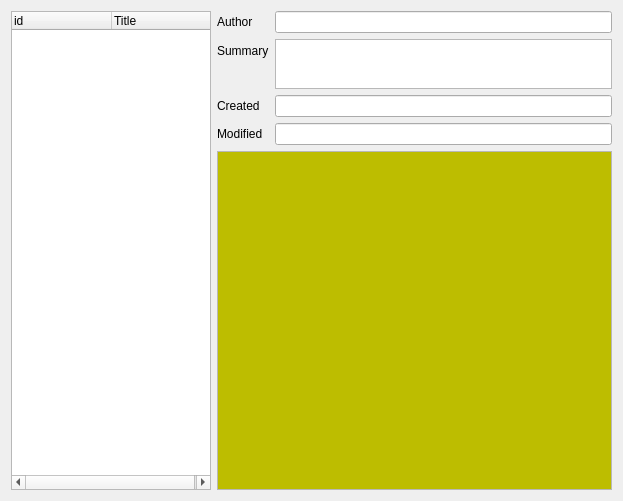
<?xml version="1.0" encoding="UTF-8"?>
<ui version="4.0">
 <class>Note</class>
 <widget class="QWidget" name="Note">
  <property name="geometry">
   <rect>
    <x>0</x>
    <y>0</y>
    <width>623</width>
    <height>501</height>
   </rect>
  </property>
  <property name="sizePolicy">
   <sizepolicy hsizetype="Preferred" vsizetype="Preferred">
    <horstretch>0</horstretch>
    <verstretch>0</verstretch>
   </sizepolicy>
  </property>
  <property name="windowTitle">
   <string>Note Browser</string>
  </property>
  <layout class="QHBoxLayout" name="horizontalLayout">
   <item>
    <widget class="QTreeWidget" name="noteTree">
     <property name="sizePolicy">
      <sizepolicy hsizetype="Preferred" vsizetype="Expanding">
       <horstretch>0</horstretch>
       <verstretch>0</verstretch>
      </sizepolicy>
     </property>
     <property name="maximumSize">
      <size>
       <width>200</width>
       <height>16777215</height>
      </size>
     </property>
     <column>
      <property name="text">
       <string>id</string>
      </property>
     </column>
     <column>
      <property name="text">
       <string>Title</string>
      </property>
     </column>
    </widget>
   </item>
   <item>
    <layout class="QVBoxLayout" name="verticalLayout" stretch="0,1">
     <item>
      <layout class="QFormLayout" name="formLayout">
       <item row="0" column="0">
        <widget class="QLabel" name="label">
         <property name="sizePolicy">
          <sizepolicy hsizetype="Preferred" vsizetype="Preferred">
           <horstretch>0</horstretch>
           <verstretch>0</verstretch>
          </sizepolicy>
         </property>
         <property name="text">
          <string>Author</string>
         </property>
        </widget>
       </item>
       <item row="0" column="1">
        <widget class="QLineEdit" name="text_author"/>
       </item>
       <item row="1" column="0">
        <widget class="QLabel" name="label_2">
         <property name="text">
          <string>Summary</string>
         </property>
        </widget>
       </item>
       <item row="1" column="1">
        <widget class="QTextEdit" name="text_summary">
         <property name="sizePolicy">
          <sizepolicy hsizetype="Expanding" vsizetype="Expanding">
           <horstretch>0</horstretch>
           <verstretch>0</verstretch>
          </sizepolicy>
         </property>
         <property name="maximumSize">
          <size>
           <width>16777215</width>
           <height>50</height>
          </size>
         </property>
        </widget>
       </item>
       <item row="2" column="0">
        <widget class="QLabel" name="label_3">
         <property name="text">
          <string>Created</string>
         </property>
        </widget>
       </item>
       <item row="3" column="0">
        <widget class="QLabel" name="label_4">
         <property name="text">
          <string>Modified</string>
         </property>
        </widget>
       </item>
       <item row="2" column="1">
        <widget class="QLineEdit" name="text_created"/>
       </item>
       <item row="3" column="1">
        <widget class="QLineEdit" name="text_modified"/>
       </item>
      </layout>
     </item>
     <item>
      <widget class="QTextEdit" name="noteText">
       <property name="palette">
        <palette>
         <active>
          <colorrole role="Base">
           <brush brushstyle="SolidPattern">
            <color alpha="255">
             <red>189</red>
             <green>189</green>
             <blue>0</blue>
            </color>
           </brush>
          </colorrole>
         </active>
         <inactive>
          <colorrole role="Base">
           <brush brushstyle="SolidPattern">
            <color alpha="255">
             <red>189</red>
             <green>189</green>
             <blue>0</blue>
            </color>
           </brush>
          </colorrole>
         </inactive>
         <disabled>
          <colorrole role="Base">
           <brush brushstyle="SolidPattern">
            <color alpha="255">
             <red>240</red>
             <green>240</green>
             <blue>240</blue>
            </color>
           </brush>
          </colorrole>
         </disabled>
        </palette>
       </property>
      </widget>
     </item>
    </layout>
   </item>
  </layout>
 </widget>
 <resources/>
 <connections/>
</ui>
